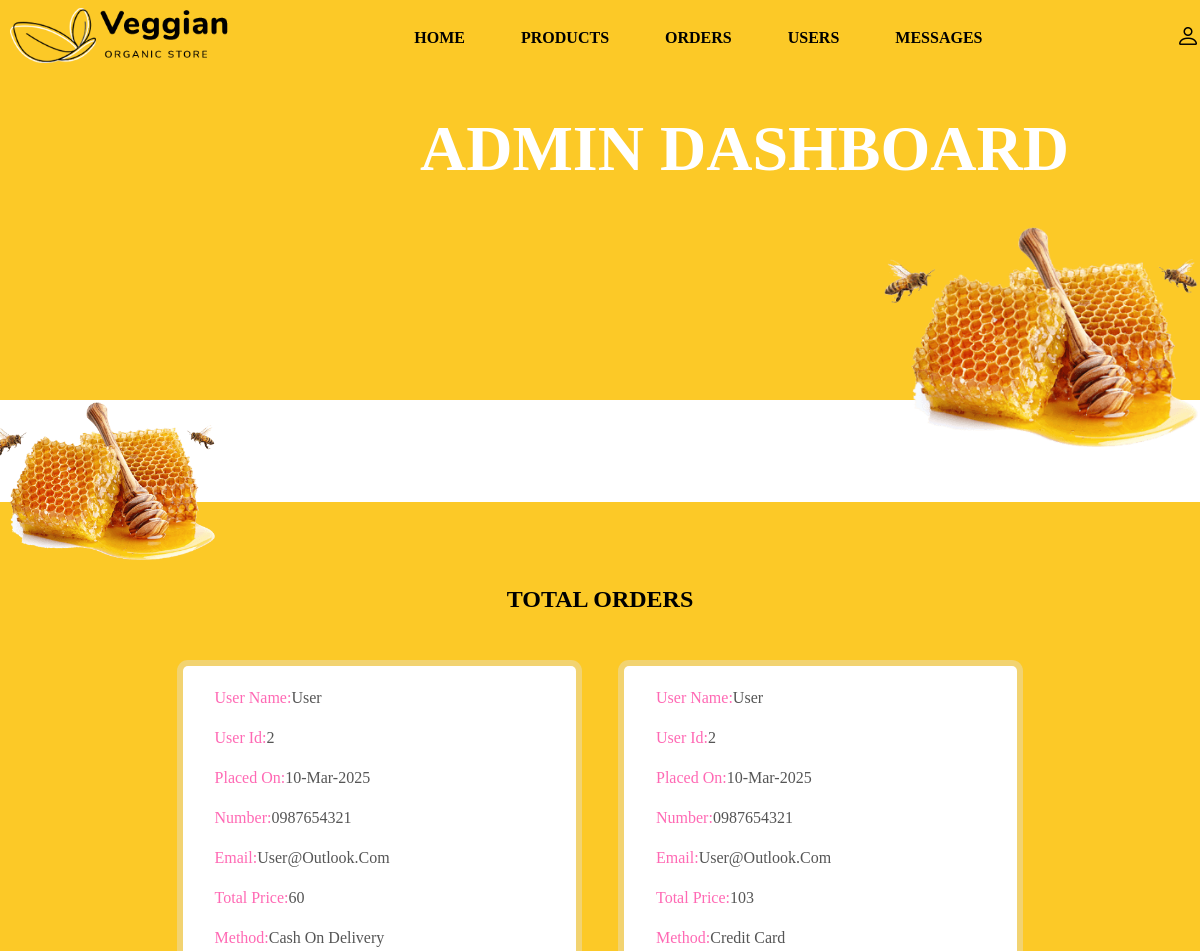
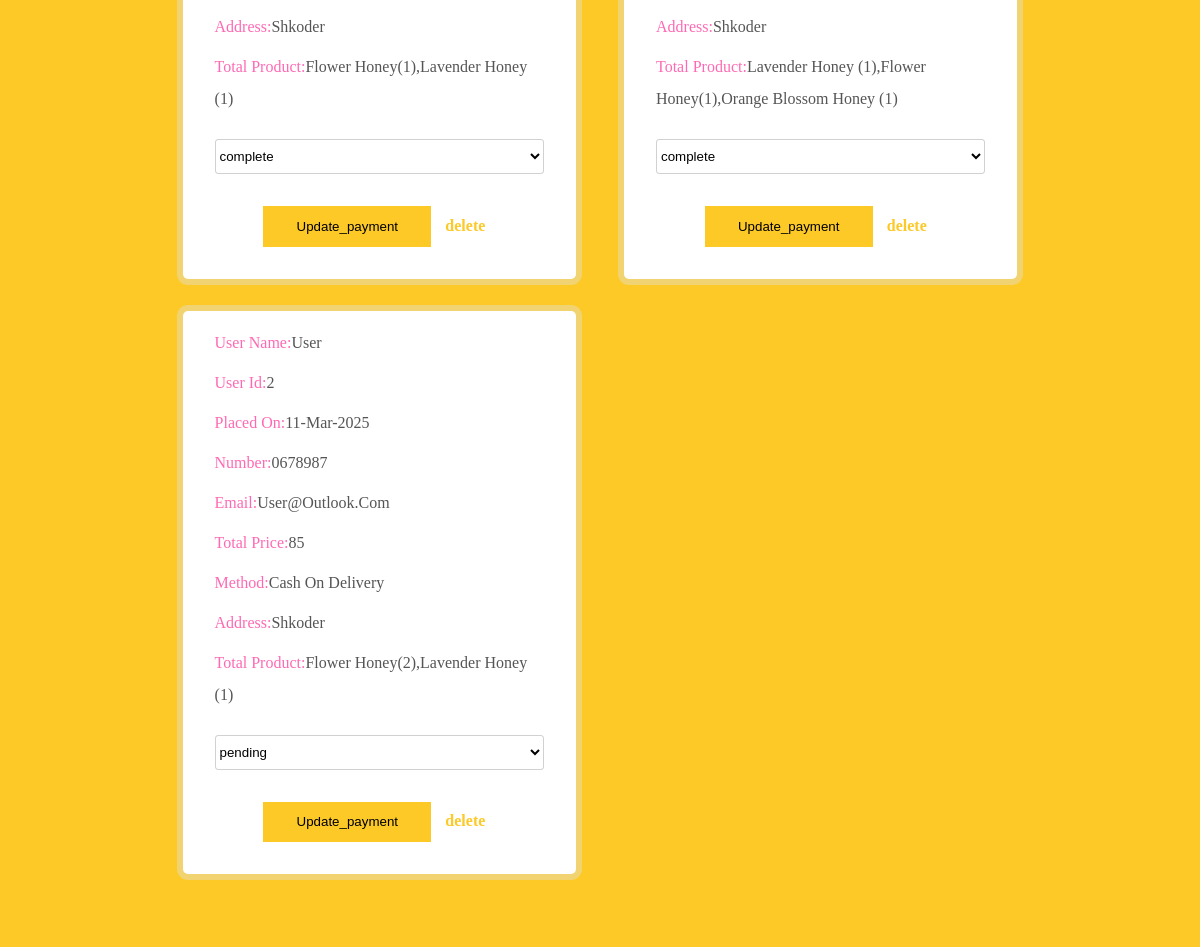
The app's page /admin_order.php (signed in) with its own data (2 pictures, top to bottom).
### tables this page shows
CREATE TABLE `orders` (
  `id` int(255) NOT NULL,
  `user_id` int(255) NOT NULL,
  `name` varchar(255) NOT NULL,
  `number` varchar(255) NOT NULL,
  `email` varchar(255) NOT NULL,
  `method` varchar(255) NOT NULL,
  `address` varchar(255) NOT NULL,
  `total_products` varchar(255) NOT NULL,
  `total_price` varchar(255) NOT NULL,
  `placed_on` varchar(255) NOT NULL,
  `payment_status` varchar(255) NOT NULL
);

### admin_order.php (the view, shortened to what this page needs)
<?php
include 'connection.php';
?>
<!DOCTYPE html>
<html lang="sq">
<head>
    <link rel="stylesheet" type="text/css" href="style.css">
</head>
<body>
   <?php include 'admin_header.php'; ?>
  <section class="order-container">
    <h1 class="title">total orders</h1>
    <div class="box-container">
      <?php
     $select_orders = mysqli_query($conn, "SELECT * FROM orders") or die('query failed');
      if (mysqli_num_rows($select_orders)>0) {
          while ($fetch_orders=mysqli_fetch_assoc($select_orders)) {
           ?>
        <div class="box">
          <p>user name:<span><?php echo $fetch_orders['name'];?></span></p>
          <p>user id:<span><?php echo $fetch_orders['user_id'];?></span></p>
          <p>placed on:<span><?php echo $fetch_orders['placed_on'];?></span></p>
           <p>number:<span><?php echo $fetch_orders['number'];?></span></p>
          <p>email:<span><?php echo $fetch_orders['email'];?></span></p>
           <p>total price:<span><?php echo $fetch_orders['total_price'];
           ?></span></p>
            <p>method:<span><?php echo $fetch_orders['method'];?></span></p>
             <p>address:<span><?php echo $fetch_orders['address'];?></span></p>
              <p>total product:<span><?php echo $fetch_orders['total_products'];?></span></p>
           <form method="post">
             <select name="update_payment">
               <option disabled selected><?php echo $fetch_orders['payment_status'];?></option>
             </select>
             <input type="submit" name="update_order" value="update_payment" class="btn">
       <a href="admin_order.php?delete=<?php echo $fetch_orders['id']; ?>;" onclick="return confirm('delete this order'); class="delete">delete</a>
           </form>
        </div>
        <?php
             }
            }else{
              echo '
              <div class="empty">
              <p>no orders added yet ! </p>
              </div>
              ';
         }
         ?>
    </div>
  </section>
</body>
</html>

### style.css (style rules this page uses)
* { margin: 0; padding: 0; box-sizing: border-box; }
:root { --box-shadow: 0px 0px 0px 6px rgb(225 225 225/40%); --box-shadow2: 0 .5rem 1rem rgba(0, 0, 0, 0.1); --orange: #fcc927; }
a { color: var(--orange); text-decoration: none; padding: 5px 10px; font-weight: bold; }
.btn { padding: .8rem 2.5em; text-transform: uppercase; background: #fff; color: var(--orange); border-radius: 10px; cursor: pointer; }
.title { text-align: center; margin-bottom: 1rem; }
input, button, textarea, select { outline: none; border: 1px solid #55555544; background: transparent; width: 100%; padding: 1rem 1.5rem; border-radius: 10px; margin: 1rem 0; }
input[type=submit] { cursor: pointer; }
.form-container::before, .show-products::before, .message-container::before, .order-container::before { content: ''; background: url('img/6.png'); position: absolute; top: -5%; left: -10px; width: 255px; height: 650px; background-size: 225px; background-repeat: no-repeat; z-index: 100; }
.box-container { padding: 2% 8%; display: grid; grid-template-columns: repeat(auto-fit, minmax(15rem,1fr)); column-gap: 1rem; }
.box-container .box { background: #fff; box-shadow: var(--box-shadow); padding: 2rem; text-align: center; border-radius: 5px; margin: 1rem; }
.show-products, .message-container, .order-container { position: relative; background: var(--orange); margin-top: -3.5rem; }
.show-products::before, .order-container::before { background-image: url('img/14.png'); top: -100px; }
.box-container .box { line-height: 2; }
.message-container .title, .order-container .title { text-transform: uppercase; padding-top: 3rem; }
.order-container { padding: 3% 7%; }
.order-container .box-container { grid-template-columns: repeat(auto-fit, minmax(20rem,1fr)); justify-content: center; align-items: flex-start; }
.box-container .box { text-align: left; padding: 1rem 2rem; }
.order-container .box p { margin-bottom: .5rem; text-transform: capitalize; color: hotpink; }
.order-container .box span { color: #555; }
.order-container form { text-align: center; }
.order-container form select { width: 100%; margin: 1rem auto; padding: .5rem 0; cursor: pointer; border-radius: 3px; }
.order-container form input { width: auto; border-radius: unset; border: none; background: var(--orange); color: #000; text-transform: capitalize; }

### records on screen
orders: name "User", user "2", placed_on "10-Mar-2025", number "0987654321", email "User@outlook.com", total_price "60", method "Cash On Delivery", address "Shkoder", total_products "Flower Honey(1),Lavender Honey (1)", update_payment "complete"
orders: name "User", user "2", placed_on "10-Mar-2025", number "0987654321", email "User@outlook.com", total_price "103", method "Credit Card", address "Shkoder", total_products "Lavender Honey (1),Flower Honey(1),Orange Blossom Honey (1)", update_payment "complete"
orders: name "User", user "2", placed_on "11-Mar-2025", number "0678987", email "User@outlook.com", total_price "85", method "Cash On Delivery", address "Shkoder", total_products "Flower Honey(2),Lavender Honey (1)", update_payment "pending"
